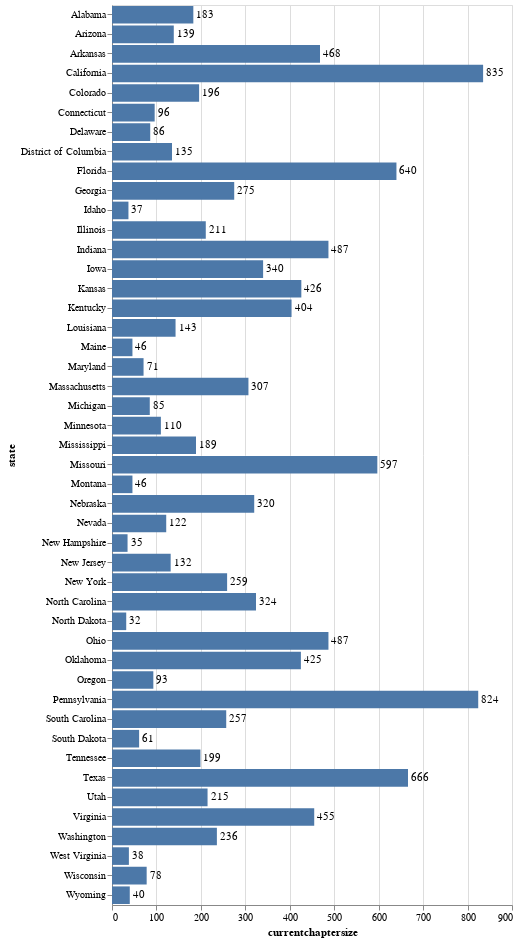

The notebook cell this image was saved under:
### Code cell
import altair as alt
# from vega_datasets import data

# source = data.wheat()
bars = alt.Chart(state_chapterSize).mark_bar().encode(
    x='currentchaptersize:Q',
    y="state:O"
)

text = bars.mark_text(
    align='left',
    baseline='middle',
    dx=3  # Nudges text to right so it doesn't appear on top of the bar
).encode(
    text='currentchaptersize:Q'
)

c = (bars + text).properties(height=900)
c

### Figure 1 — Vega-Lite specification as saved in the notebook (floating-point values rounded to 4 significant figures)
{"config": {"view": {"continuousWidth": 400, "continuousHeight": 300}}, "layer": [{"mark": "bar", "encoding": {"x": {"type": "quantitative", "field": "currentchaptersize"}, "y": {"type": "ordinal", "field": "state"}}}, {"mark": {"type": "text", "align": "left", "baseline": "middle", "dx": 3}, "encoding": {"text": {"type": "quantitative", "field": "currentchaptersize"}, "x": {"type": "quantitative", "field": "currentchaptersize"}, "y": {"type": "ordinal", "field": "state"}}}], "data": {"name": "data-b144b56d45bce53bbf1e5d9b10a043f8"}, "height": 900, "$schema": "https://vega.github.io/schema/vega-lite/v4.8.1.json", "datasets": {"data-b144b56d45bce53bbf1e5d9b10a043f8": [{"state": "Alabama", "currentchaptersize": 183}, {"state": "Arizona", "currentchaptersize": 139}, {"state": "Arkansas", "currentchaptersize": 468}, {"state": "California", "currentchaptersize": 835}, {"state": "Colorado", "currentchaptersize": 196}, {"state": "Connecticut", "currentchaptersize": 96}, {"state": "Delaware", "currentchaptersize": 86}, {"state": "District of Columbia", "currentchaptersize": 135}, {"state": "Florida", "currentchaptersize": 640}, {"state": "Georgia", "currentchaptersize": 275}, {"state": "Idaho", "currentchaptersize": 37}, {"state": "Illinois", "currentchaptersize": 211}, {"state": "Indiana", "currentchaptersize": 487}, {"state": "Iowa", "currentchaptersize": 340}, {"state": "Kansas", "currentchaptersize": 426}, {"state": "Kentucky", "currentchaptersize": 404}, {"state": "Louisiana", "currentchaptersize": 143}, {"state": "Maine", "currentchaptersize": 46}, {"state": "Maryland", "currentchaptersize": 71}, {"state": "Massachusetts", "currentchaptersize": 307}, {"state": "Michigan", "currentchaptersize": 85}, {"state": "Minnesota", "currentchaptersize": 110}, {"state": "Mississippi", "currentchaptersize": 189}, {"state": "Missouri", "currentchaptersize": 597}, {"state": "Montana", "currentchaptersize": 46}, {"state": "Nebraska", "currentchaptersize": 320}, {"state": "Nevada", "currentchaptersize": 122}, {"state": "New Hampshire", "currentchaptersize": 35}, {"state": "New Jersey", "currentchaptersize": 132}, {"state": "New York", "currentchaptersize": 259}, {"state": "North Carolina", "currentchaptersize": 324}, {"state": "North Dakota", "currentchaptersize": 32}, {"state": "Ohio", "currentchaptersize": 487}, {"state": "Oklahoma", "currentchaptersize": 425}, {"state": "Oregon", "currentchaptersize": 93}, {"state": "Pennsylvania", "currentchaptersize": 824}, {"state": "South Carolina", "currentchaptersize": 257}, {"state": "South Dakota", "currentchaptersize": 61}, {"state": "Tennessee", "currentchaptersize": 199}, {"state": "Texas", "currentchaptersize": 666}, {"state": "Utah", "currentchaptersize": 215}, {"state": "Virginia", "currentchaptersize": 455}, {"state": "Washington", "currentchaptersize": 236}, {"state": "West Virginia", "currentchaptersize": 38}, {"state": "Wisconsin", "currentchaptersize": 78}, {"state": "Wyoming", "currentchaptersize": 40}]}}
